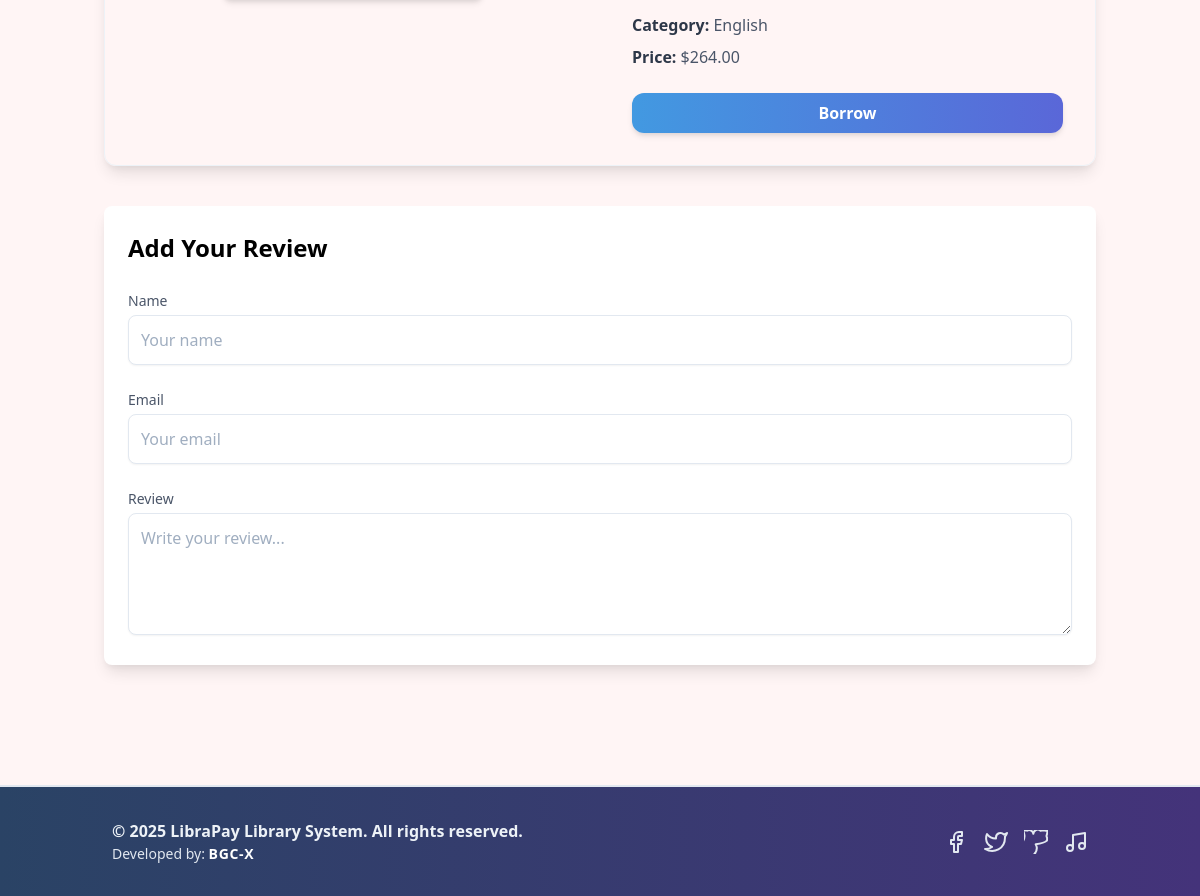
/books/details/1 (lower part), run on an earlier commit of the app's database.
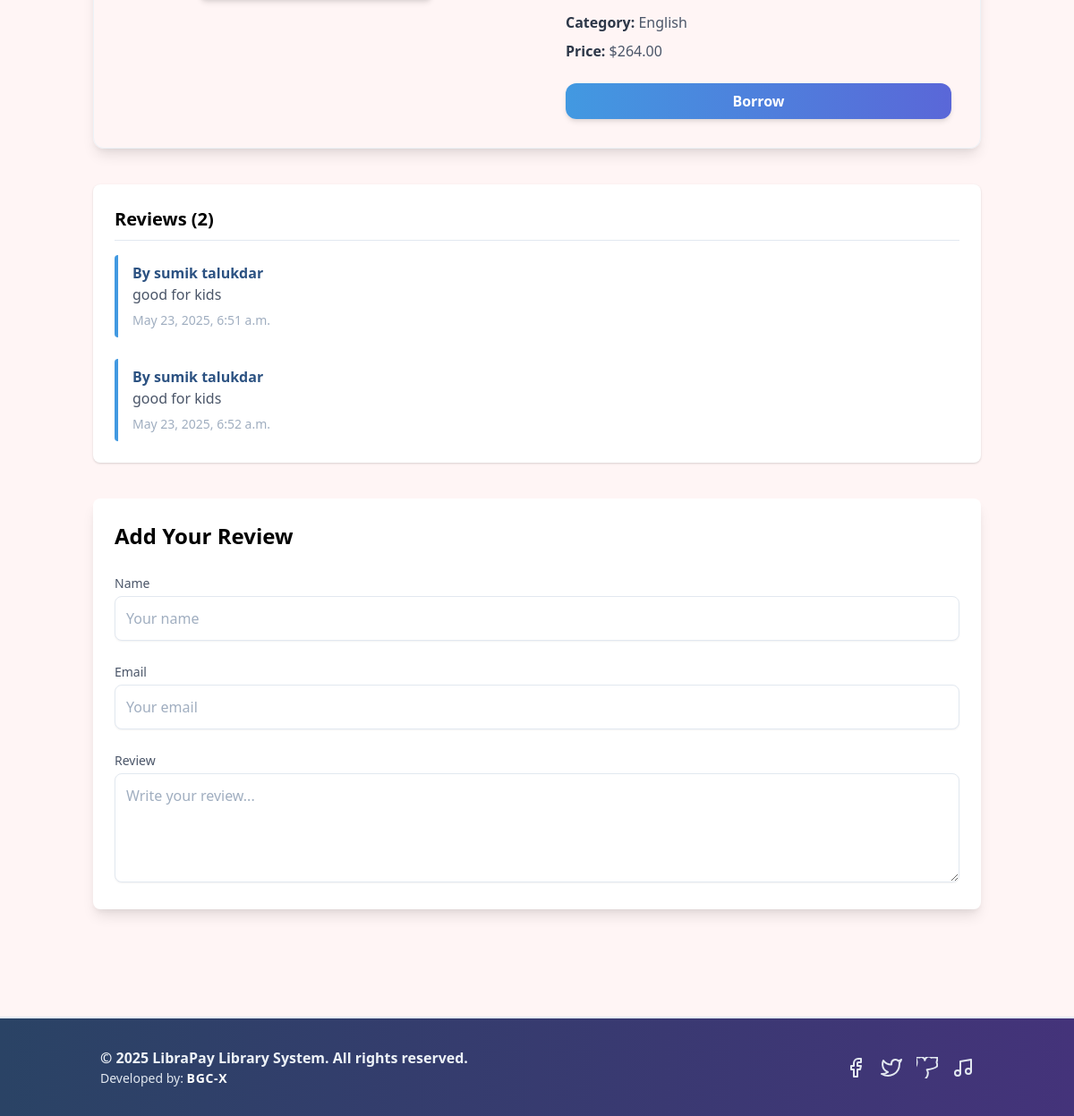
And on a later commit of the database.
### book/models.py (models this page shows, shortened)
class UserReviews(models.Model):
    post = models.ForeignKey(Book, on_delete=models.CASCADE, related_name='comments')
    name = models.CharField(max_length=50)
    email = models.EmailField()
    body = models.TextField()
    created_on= models.DateTimeField(auto_now_add=True)

### book/views.py (the view, shortened to what this page needs)
# urls.py: path('details/<int:id>',views.DetailsPostView.as_view(), name='details_post'),
class DetailsPostView(DetailView):
    model = models.Book
    pk_url_kwarg = 'id'
    template_name = 'post_details.html'
    def get_context_data(self, **kwargs):
        context = super().get_context_data(**kwargs)
        post = self.object
        reviews = post.comments.all()
        review_form= forms.ReviewForm()
        context['reviews']= reviews
        context['review_form']= review_form
        return context

### book/forms.py (shortened to what this page needs)
class ReviewForm(forms.ModelForm):
    class Meta:
        model = UserReviews
        fields = ['name','email','body']
    def __init__(self, *args, **kwargs):
        self.book = kwargs.pop('book', None)
        self.user = kwargs.pop('user', None)
        super().__init__(*args, **kwargs)

### category/models.py (called while the page is built)
    def __str__(self):
        return self.name

### book/templates/post_details.html (shortened to what this page needs)
{% extends "base.html" %} {% block content %}
<div class="max-w-6xl mx-auto px-4 py-10">
  <div
    class="flex flex-col lg:flex-row bg-white/30 backdrop-blur-md shadow-lg rounded-xl overflow-hidden border border-gray-200"
  >
    <div
      class="lg:w-1/2 flex items-center justify-center bg-gradient-to-br from-blue-50 to-white p-6"
    >
    </div>
    <div class="lg:w-1/2 p-8">
      <div class="flex flex-col gap-2 text-gray-700 mb-6">
        <p>
          <span class="font-semibold text-gray-800">Category:</span> {{book.category }}
        </p>
        <p>
          <span class="font-semibold text-gray-800">Price:</span> ${{ book.price}}
        </p>
      </div>
      {% if user.is_authenticated %}
      <a
        href="{% url 'purchase_book' book.id %}"
        class="flex items-center justify-center w-full bg-gradient-to-r from-blue-500 to-indigo-600 text-white font-semibold py-2 rounded-xl shadow-md hover:shadow-lg hover:from-blue-600 hover:to-indigo-700 transition ease-in-out duration-300"
      >
        Borrow
      </a>
      {% else %}
      <a
        href="{% url 'login' %}?next={{ request.path }}"
        class="flex items-center justify-center w-full bg-gradient-to-r from-blue-500 to-indigo-600 text-white font-semibold py-2 rounded-xl shadow-md hover:shadow-lg hover:from-blue-600 hover:to-indigo-700 transition ease-in-out duration-300"
      >
        Borrow
      </a>
      {% endif %}
    </div>
  </div>
  {% if reviews %}
  <div class="mt-10 bg-white shadow rounded-lg p-6">
    <h3 class="text-xl font-semibold mb-4 border-b pb-2">
      Reviews ({{ reviews | length }})
    </h3>
    <div class="space-y-6">
      {% for c in reviews %}
      <div class="border-l-4 border-blue-500 pl-4 py-2 bg-blue-50 rounded">
        <h4 class="text-md font-semibold text-blue-800">By {{ c.name }}</h4>
        <p class="text-gray-700 mb-1">{{ c.body }}</p>
        <span class="text-sm text-gray-500">{{ c.created_on }}</span>
      </div>
      {% endfor %}
    </div>
  </div>
  {% endif %}
  <div class="mt-10 bg-white shadow-lg rounded-lg p-6">
    <h3 class="text-2xl font-bold mb-6">Add Your Review</h3>
    <form method="POST" enctype="multipart/form-data" class="space-y-6">
      <div>
        <label for="name" class="block text-sm font-medium text-gray-700"
          >Name</label
        >
        <input
          type="text"
          name="name"
          id="name"
          class="mt-1 w-full border border-gray-300 rounded-lg shadow-sm p-3 focus:ring-blue-500 focus:border-blue-500"
          placeholder="Your name"
           value="{{ user.get_full_name|default:user.username }}"
        />
      </div>
      <div>
        <label for="email" class="block text-sm font-medium text-gray-700"
          >Email</label
        >
        <input
          type="email"
          name="email"
          id="email"
           value="{{ user.email }}"
          class="mt-1 w-full border border-gray-300 rounded-lg shadow-sm p-3 focus:ring-blue-500 focus:border-blue-500"
          placeholder="Your email"
        />
      </div>
      <div>
        <label for="body" class="block text-sm font-medium text-gray-700"
          >Review</label
        >
        <textarea
          name="body"
          id="body"
          rows="4"
          class="mt-1 w-full border border-gray-300 rounded-lg shadow-sm p-3 focus:ring-blue-500 focus:border-blue-500"
          placeholder="Write your review..."
        ></textarea>
      </div>
    </form>
  </div>
</div>
{% endblock %}

What changed in the data, as far as the page shows it:
added UserReviews: name "sumik talukdar", body "good for kids", created_on "May 23, 2025, 6:51 a.m."
added UserReviews: name "sumik talukdar", body "good for kids", created_on "May 23, 2025, 6:52 a.m."
Also different on the page:
{{ reviews | length }}: (not shown) → "2"
text now shown: "Reviews ( )"
